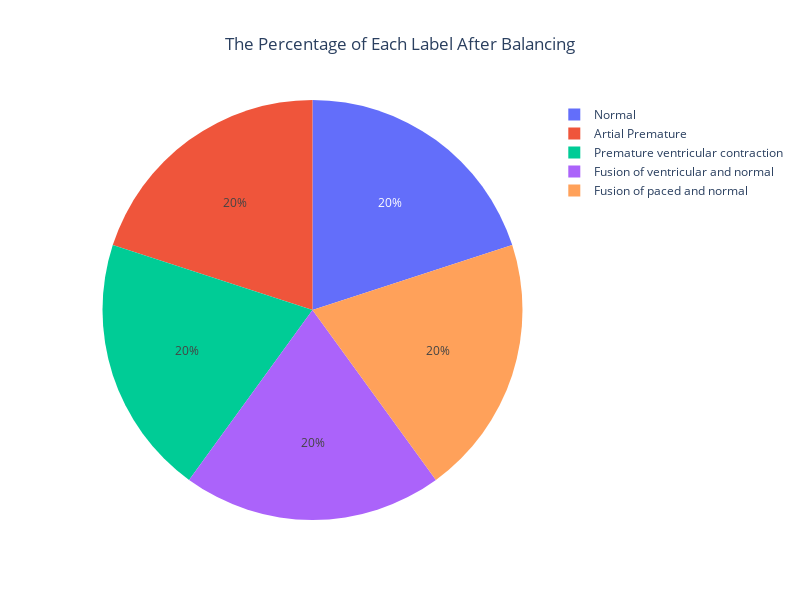

Notebook source saved alongside this figure:
### Code cell
# Diccionario para mapear las clases numéricas a nombres descriptivos
classes = {
    0: "Normal",
    1: "Artial Premature",
    2: "Premature ventricular contraction",
    3: "Fusion of ventricular and normal",
    4: "Fusion of paced and normal"
}

value_counts = train_df.iloc[:, -1].value_counts().rename(classes)      # Contar la cantidad de muestras por clase y renombrar con etiquetas descriptivas

# Crear una gráfica de pastel para visualizar la distribución de clases balanceadas
pie_fig = px.pie(
    names=value_counts.index,                                           # Nombres de las clases
    values=value_counts.values,                                         # Cantidad de muestras por clase
    title="The Percentage of Each Label After Balancing"                # Título de la gráfica
)

pie_fig.update_layout(title_x=0.5, width=800, height=600)               # Configurar y mostrar la gráfica
pie_fig.show()                                                          # Mostrar gráfica

### Figure 1 — Plotly figure (JSON) as saved in the notebook; plotly's stock layout.template omitted (floating-point values rounded to 4 significant figures)
{"data": [{"domain": {"x": [0, 1], "y": [0, 1]}, "hovertemplate": "label=%{label}<br>value=%{value}<extra></extra>", "labels": ["Normal", "Artial Premature", "Premature ventricular contraction", "Fusion of ventricular and normal", "Fusion of paced and normal"], "legendgroup": "", "name": "", "showlegend": true, "type": "pie", "values": [72471, 72471, 72471, 72471, 72471]}], "layout": {"height": 600, "legend": {"tracegroupgap": 0}, "title": {"text": "The Percentage of Each Label After Balancing", "x": 0.5}, "width": 800}}
